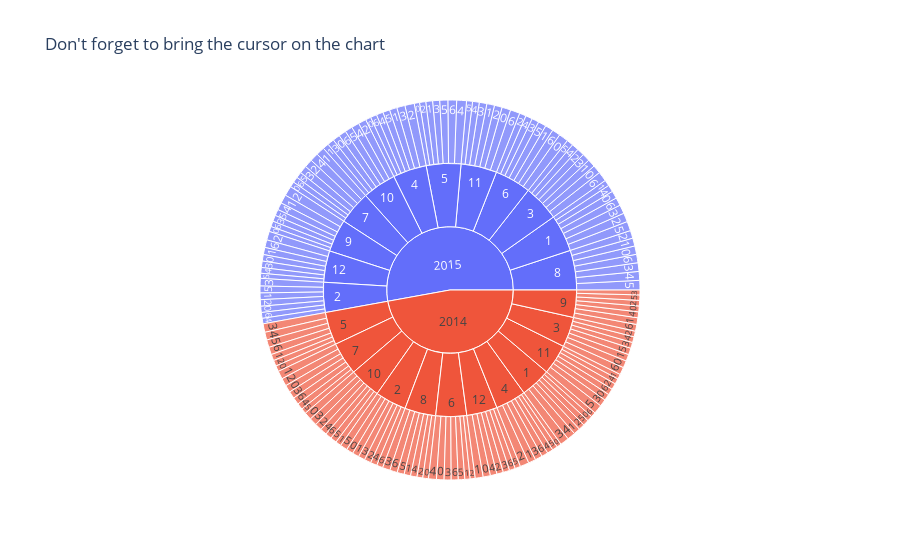

This figure's notebook cell:
### Code cell
fig = px.sunburst(market, path=['year', 'month', 'day_of_week'],title="Don't forget to bring the cursor on the chart")
fig.show()

### Figure 1 — Plotly figure (JSON) as saved in the notebook; plotly's stock layout.template omitted (floating-point values rounded to 4 significant figures; data arrays with more than 128 entries replaced by an {"elided": "..."} marker saying what was removed)
{"data": [{"branchvalues": "total", "domain": {"x": [0, 1], "y": [0, 1]}, "hovertemplate": "labels=%{label}<br>count=%{value}<br>parent=%{parent}<br>id=%{id}<extra></extra>", "ids": {"elided": "194 str values"}, "labels": {"elided": "194 str values"}, "name": "", "parents": {"elided": "194 str values"}, "type": "sunburst", "values": {"elided": "194 int values"}}], "layout": {"legend": {"tracegroupgap": 0}, "title": {"text": "Don't forget to bring the cursor on the chart"}}}
